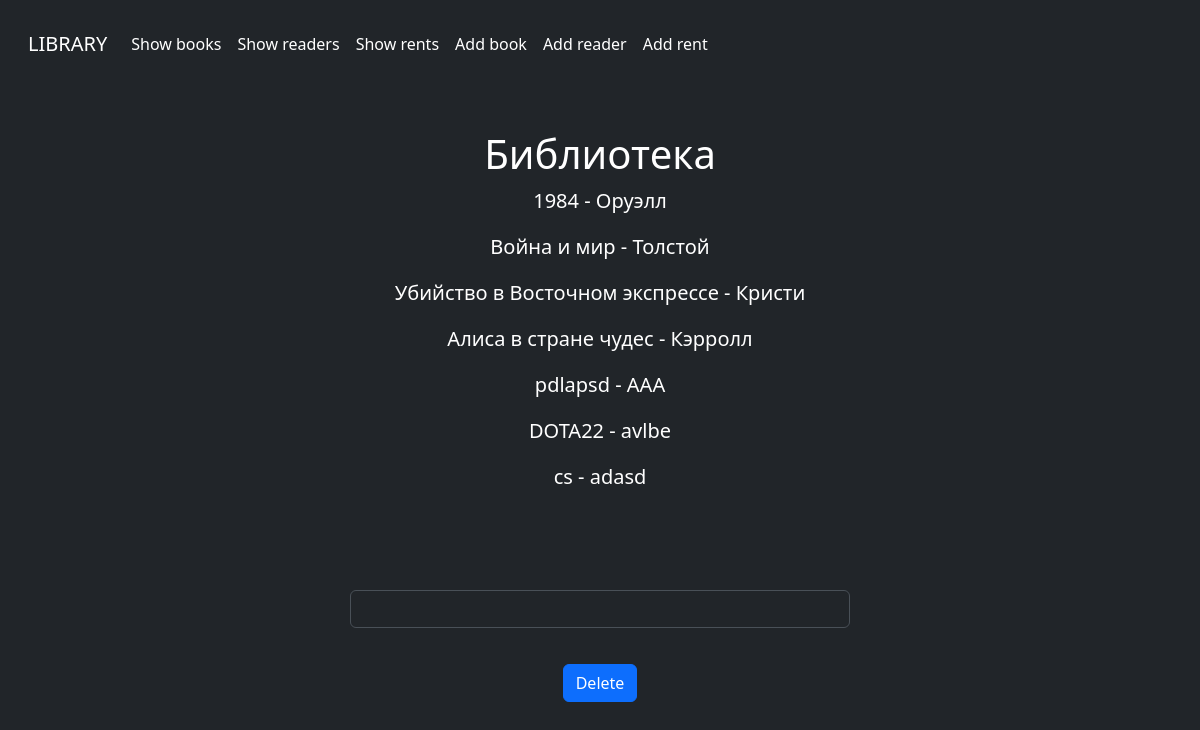
/showbooks/, run on the app's committed database.
### library/models.py (models this page shows)
class Book(models.Model):
    title = models.CharField(max_length=255)
    author_name = models.CharField(max_length=50)
    author_surname = models.CharField(max_length=50)
    publication_year = models.CharField(max_length=50)
    page_count = models.PositiveIntegerField()
    genre = models.CharField(max_length=50)
    description = models.TextField()
    def __str__(self):
        return f"{self.title} - {self.author_surname}"

### library/views.py (the view)
# urls.py: path('showbooks/', show_books_page),
def show_books_page(request):
    book = Book.objects.all()
    if request.method == 'POST':
        book_title = request.POST.get("title")
        Book.objects.filter(title=book_title).delete()
    context = {"books": book}
    return render(request, "showBooks.html", context=context)

### templates/showBooks.html (shortened to what this page needs)
<!DOCTYPE html>
<html lang="en" class="h-100" data-bs-theme="dark">
<head>
  <link href="/docs/5.3/dist/css/bootstrap.min.css" rel="stylesheet">
  <link href="https://cdn.jsdelivr.net/npm/bootstrap@5.3.0-alpha3/dist/css/bootstrap.min.css" rel="stylesheet">
</head>
<body class="d-flex h-100 text-center text-bg-dark">
  <div class="cover-container d-flex w-100 h-100 p-3 mx-auto flex-column">
    <nav class="navbar navbar-expand navbar-dark bg-dark" aria-label="Second navbar example">
      <div class="container-fluid">
        <a class="navbar-brand" href="http://127.0.0.1:8000">LIBRARY</a>
        <div class="collapse navbar-collapse" id="navbarsExample02">
          <ul class="navbar-nav me-auto">
            <li class="nav-item">
              <a class="nav-link active" aria-current="page" href="http://127.0.0.1:8000/showbooks">Show books</a>
            </li>
            <li class="nav-item">
              <a class="nav-link active" aria-current="page" href="http://127.0.0.1:8000/showreaders">Show readers</a>
            </li>
            <li class="nav-item">
              <a class="nav-link active" aria-current="page" href="http://127.0.0.1:8000/showrents">Show rents</a>
            </li>
            <li class="nav-item">
              <a class="nav-link active" aria-current="page" href="http://127.0.0.1:8000/addbook">Add book</a>
            </li>
            <li class="nav-item">
              <a class="nav-link active" aria-current="page" href="http://127.0.0.1:8000/addreader">Add reader</a>
            </li>
            <li class="nav-item">
              <a class="nav-link active" aria-current="page" href="http://127.0.0.1:8000/addrent">Add rent</a>
            </li>
          </ul>
        </div>
      </div>
    </nav>
    <main class="px-3" style="padding-top: 5%;">
      <h1>Библиотека</h1>
      {% if books %}
        {% for book in books %}
          <p class="lead">{{ book }}</p>
        {% endfor %}
      {% else %}
          <p class="lead">Пусто</p>
      {% endif %}
    </main>
    <form action="" method="post" style="width: 500px; margin: auto;">
      <div class="mb-3">
          <input name="title" type="text" class="form-control" id="title">
      </div>
      <button name="add_button" type="submit" class="btn btn-primary" style="margin-top: 20px;">Delete</button>
    </form>
  </div>
</body>
</html>

### data on the page
Book: title+author_surname "1984 - Оруэлл"
Book: title+author_surname "Война и мир - Толстой"
Book: title+author_surname "Убийство в Восточном экспрессе - Кристи"
Book: title+author_surname "Алиса в стране чудес - Кэрролл"
Book: title+author_surname "pdlapsd - AAA"
Book: title+author_surname "DOTA22 - avlbe"
Book: title+author_surname "cs - adasd"
